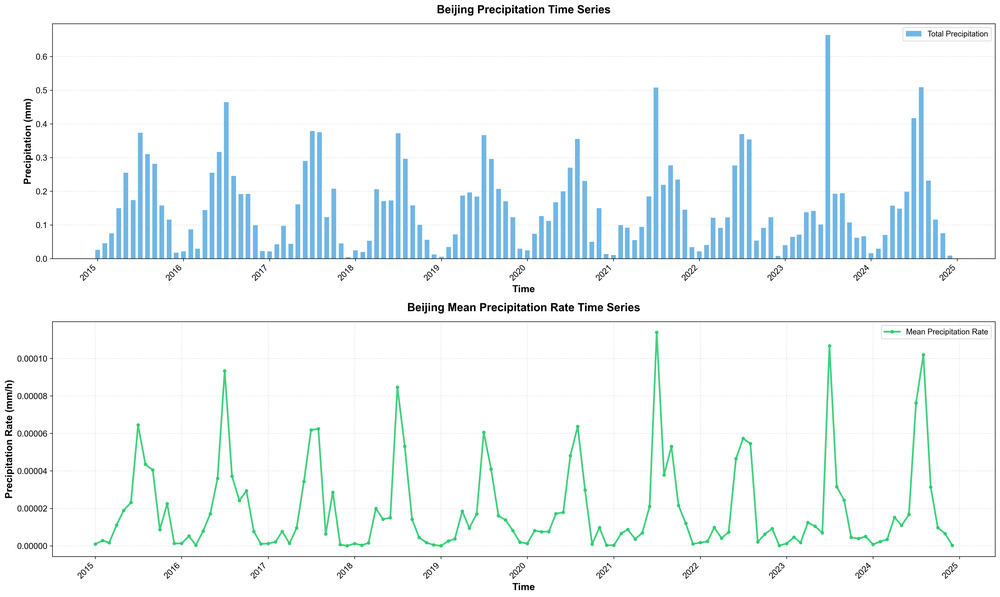
#> input picture Short-essay-Beijing/Statistics/Meteorological/precipitation_analysis.png, 1000 x 597 px, shrunk from 5953 x 3553 before the run; its folder holds only this picture in this run
$ python medical_pm25_detector.py ../Short-essay-Beijing/Statistics/Meteorological
#> lines starting #> are read from the running program, lines starting #| are printed output that depends on the picture; after the words box and inside, x2 and y2 are one past the last pixel; in counts of white or black regions, pixels touching at a corner belong together
import cv2
import numpy as np
import os
import glob
from pathlib import Path
import matplotlib.pyplot as plt
from typing import List, Tuple, Optional
import argparse
import json
from datetime import datetime

class MedicalPM25Detector:
    """
    医疗影像PM2.5区域检测器
    专门用于识别病理切片图中的黑色PM2.5区域
    """

    def __init__(self,
                 black_threshold: int = 50,
                 min_area: int = 100,
                 output_dir: str = "output",
                 save_annotated: bool = True,
                 save_stats: bool = True):
        """
        初始化检测器

        Args:
            black_threshold: 黑色像素阈值 (0-255)
            min_area: 最小区域面积
            output_dir: 输出目录
            save_annotated: 是否保存标注后的图片
            save_stats: 是否保存统计信息
        """
        self.black_threshold = black_threshold
        self.min_area = min_area
        self.output_dir = Path(output_dir)
        self.save_annotated = save_annotated
        self.save_stats = save_stats

        # 创建输出目录
        self.output_dir.mkdir(exist_ok=True)
        self.annotated_dir = self.output_dir / "annotated"
        self.annotated_dir.mkdir(exist_ok=True)

        # 统计信息
        self.stats = {
            "total_images": 0,
            "processed_images": 0,
            "failed_images": 0,
            "total_pm25_area": 0,
            "average_pm25_area": 0,
            "processing_time": 0
        }

    def preprocess_image(self, image: np.ndarray) -> np.ndarray:
        """
        图像预处理

        Args:
            image: 输入图像

        Returns:
            预处理后的图像
        """
        # 转换为灰度图
        if len(image.shape) == 3:
            gray = cv2.cvtColor(image, cv2.COLOR_BGR2GRAY)
        else:
            gray = image.copy()

        # 高斯模糊去噪
        blurred = cv2.GaussianBlur(gray, (5, 5), 0)

        # 直方图均衡化增强对比度
        equalized = cv2.equalizeHist(blurred)

        return equalized

    def detect_black_regions(self, image: np.ndarray) -> Tuple[np.ndarray, List]:
        """
        检测黑色区域

        Args:
            image: 预处理后的图像

        Returns:
            二值化图像和轮廓列表
        """
        # 创建黑色区域掩码
        # 黑色区域像素值小于阈值
        _, black_mask = cv2.threshold(image, self.black_threshold, 255, cv2.THRESH_BINARY_INV)

        # 形态学操作去除噪声
        kernel = cv2.getStructuringElement(cv2.MORPH_ELLIPSE, (3, 3))
        black_mask = cv2.morphologyEx(black_mask, cv2.MORPH_CLOSE, kernel)
        black_mask = cv2.morphologyEx(black_mask, cv2.MORPH_OPEN, kernel)

        # 查找轮廓
        contours, _ = cv2.findContours(black_mask, cv2.RETR_EXTERNAL, cv2.CHAIN_APPROX_SIMPLE)

        # 过滤小面积区域
        filtered_contours = []
        for contour in contours:
            area = cv2.contourArea(contour)
            if area >= self.min_area:
                filtered_contours.append(contour)

        return black_mask, filtered_contours

    def annotate_image(self, image: np.ndarray, contours: List,
                      filename: str) -> np.ndarray:
        """
        在图像上标注检测到的PM2.5区域

        Args:
            image: 原始图像
            contours: 检测到的轮廓
            filename: 文件名

        Returns:
            标注后的图像
        """
        annotated = image.copy()

        # 为每个轮廓绘制边界框和标签
        for i, contour in enumerate(contours):
            # 计算边界框
            x, y, w, h = cv2.boundingRect(contour)
            area = cv2.contourArea(contour)

            # 绘制边界框
            cv2.rectangle(annotated, (x, y), (x + w, y + h), (0, 255, 0), 2)

            # 添加标签
            label = f"PM2.5-{i+1}"
            cv2.putText(annotated, label, (x, y - 10),
                       cv2.FONT_HERSHEY_SIMPLEX, 0.5, (0, 255, 0), 2)

            # 在图像上显示面积信息
            area_text = f"Area: {area:.0f}px"
            cv2.putText(annotated, area_text, (x, y + h + 20),
                       cv2.FONT_HERSHEY_SIMPLEX, 0.4, (255, 0, 0), 1)

        # 添加总体信息
        total_area = sum(cv2.contourArea(c) for c in contours)
        info_text = f"Total PM2.5 regions: {len(contours)}, Total area: {total_area:.0f}px"
        cv2.putText(annotated, info_text, (10, 30),
                   cv2.FONT_HERSHEY_SIMPLEX, 0.7, (0, 0, 255), 2)

        return annotated

    def process_single_image(self, image_path: str) -> dict:
        """
        处理单张图像

        Args:
            image_path: 图像路径

        Returns:
            处理结果字典
        """
        try:
            # 读取图像
            image = cv2.imread(image_path)
            if image is None:
                raise ValueError(f"无法读取图像: {image_path}")

            # 预处理
            processed = self.preprocess_image(image)

            # 检测黑色区域
            black_mask, contours = self.detect_black_regions(processed)

            # 计算统计信息
            total_area = sum(cv2.contourArea(c) for c in contours)

            # 标注图像
            if self.save_annotated:
                annotated = self.annotate_image(image, contours, Path(image_path).name)

                # 保存标注后的图像
                output_path = self.annotated_dir / f"annotated_{Path(image_path).name}"
                cv2.imwrite(str(output_path), annotated)

                # 保存掩码图像
                mask_path = self.annotated_dir / f"mask_{Path(image_path).name}"
                cv2.imwrite(str(mask_path), black_mask)

            return {
                "filename": Path(image_path).name,
                "status": "success",
                "pm25_regions": len(contours),
                "total_area": total_area,
                "average_area": total_area / len(contours) if contours else 0,
                "contours": [cv2.contourArea(c) for c in contours]
            }

        except Exception as e:
            return {
                "filename": Path(image_path).name,
                "status": "failed",
                "error": str(e),
                "pm25_regions": 0,
                "total_area": 0,
                "average_area": 0,
                "contours": []
            }

    def batch_process(self, input_dir: str,
                     extensions: List[str] = ['.jpg', '.jpeg', '.png', '.tiff', '.bmp']) -> dict:
        """
        批量处理文件夹中的图像

        Args:
            input_dir: 输入目录
            extensions: 支持的图像扩展名

        Returns:
            批量处理结果
        """
        input_path = Path(input_dir)
        if not input_path.exists():
            raise ValueError(f"输入目录不存在: {input_dir}")

        # 查找所有图像文件
        image_files = []
        for ext in extensions:
            image_files.extend(glob.glob(str(input_path / f"*{ext}")))
            image_files.extend(glob.glob(str(input_path / f"*{ext.upper()}")))

        if not image_files:
            raise ValueError(f"在目录 {input_dir} 中未找到图像文件")

        print(f"找到 {len(image_files)} 个图像文件")

        # 批量处理
        results = []
        start_time = datetime.now()

        for i, image_path in enumerate(image_files, 1):
            print(f"处理图像 {i}/{len(image_files)}: {Path(image_path).name}")
            result = self.process_single_image(image_path)
            results.append(result)

            if result["status"] == "success":
                print(f"  - 检测到 {result['pm25_regions']} 个PM2.5区域")
                print(f"  - 总面积: {result['total_area']:.0f} 像素")
            else:
                print(f"  - 处理失败: {result['error']}")

        end_time = datetime.now()
        processing_time = (end_time - start_time).total_seconds()

        # 更新统计信息
        self.stats.update({
            "total_images": len(image_files),
            "processed_images": sum(1 for r in results if r["status"] == "success"),
            "failed_images": sum(1 for r in results if r["status"] == "failed"),
            "total_pm25_area": sum(r["total_area"] for r in results if r["status"] == "success"),
            "processing_time": processing_time
        })

        if self.stats["processed_images"] > 0:
            self.stats["average_pm25_area"] = self.stats["total_pm25_area"] / self.stats["processed_images"]

        # 保存统计信息
        if self.save_stats:
            self.save_statistics(results)

        return {
            "statistics": self.stats,
            "results": results
        }

    def save_statistics(self, results: List[dict]):
        """保存统计信息到JSON文件"""
        stats_file = self.output_dir / "processing_statistics.json"

        # 准备保存的数据
        save_data = {
            "timestamp": datetime.now().isoformat(),
            "parameters": {
                "black_threshold": self.black_threshold,
                "min_area": self.min_area
            },
            "statistics": self.stats,
            "detailed_results": results
        }

        with open(stats_file, 'w', encoding='utf-8') as f:
            json.dump(save_data, f, ensure_ascii=False, indent=2)

        print(f"统计信息已保存到: {stats_file}")

    def generate_report(self, results: List[dict]):
        """生成处理报告"""
        report_file = self.output_dir / "processing_report.txt"

        with open(report_file, 'w', encoding='utf-8') as f:
            f.write("医疗影像PM2.5区域检测报告\n")
            f.write("=" * 50 + "\n\n")

            f.write(f"处理时间: {datetime.now().strftime('%Y-%m-%d %H:%M:%S')}\n")
            f.write(f"总图像数: {self.stats['total_images']}\n")
            f.write(f"成功处理: {self.stats['processed_images']}\n")
            f.write(f"处理失败: {self.stats['failed_images']}\n")
            f.write(f"总PM2.5面积: {self.stats['total_pm25_area']:.0f} 像素\n")
            f.write(f"平均PM2.5面积: {self.stats['average_pm25_area']:.0f} 像素\n")
            f.write(f"处理时间: {self.stats['processing_time']:.2f} 秒\n\n")

            f.write("详细结果:\n")
            f.write("-" * 30 + "\n")

            for result in results:
                f.write(f"文件: {result['filename']}\n")
                f.write(f"状态: {result['status']}\n")
                if result['status'] == 'success':
                    f.write(f"PM2.5区域数: {result['pm25_regions']}\n")
                    f.write(f"总面积: {result['total_area']:.0f} 像素\n")
                    f.write(f"平均面积: {result['average_area']:.0f} 像素\n")
                else:
                    f.write(f"错误: {result['error']}\n")
                f.write("\n")

        print(f"处理报告已保存到: {report_file}")


def main():
    """主函数"""
    parser = argparse.ArgumentParser(description="医疗影像PM2.5区域检测器")
    parser.add_argument("input_dir", help="输入图像目录路径")
    parser.add_argument("--output_dir", default="output", help="输出目录")
    parser.add_argument("--black_threshold", type=int, default=50,
                       help="黑色像素阈值 (0-255)")
    parser.add_argument("--min_area", type=int, default=100,
                       help="最小区域面积")
    parser.add_argument("--no_annotated", action="store_true",
                       help="不保存标注后的图像")
    parser.add_argument("--no_stats", action="store_true",
                       help="不保存统计信息")

    args = parser.parse_args()

    # 创建检测器
    detector = MedicalPM25Detector(
        black_threshold=args.black_threshold,
        min_area=args.min_area,
        output_dir=args.output_dir,
        save_annotated=not args.no_annotated,
        save_stats=not args.no_stats
    )

    try:
        # 批量处理
        results = detector.batch_process(args.input_dir)
#> in process_single_image, image is the input picture: shape (597, 1000, 3); mean B, G, R 248.9, 247.6, 242.3
#> in preprocess_image, `gray = cv2.cvtColor(image, cv2.COLOR_BGR2GRAY)`:
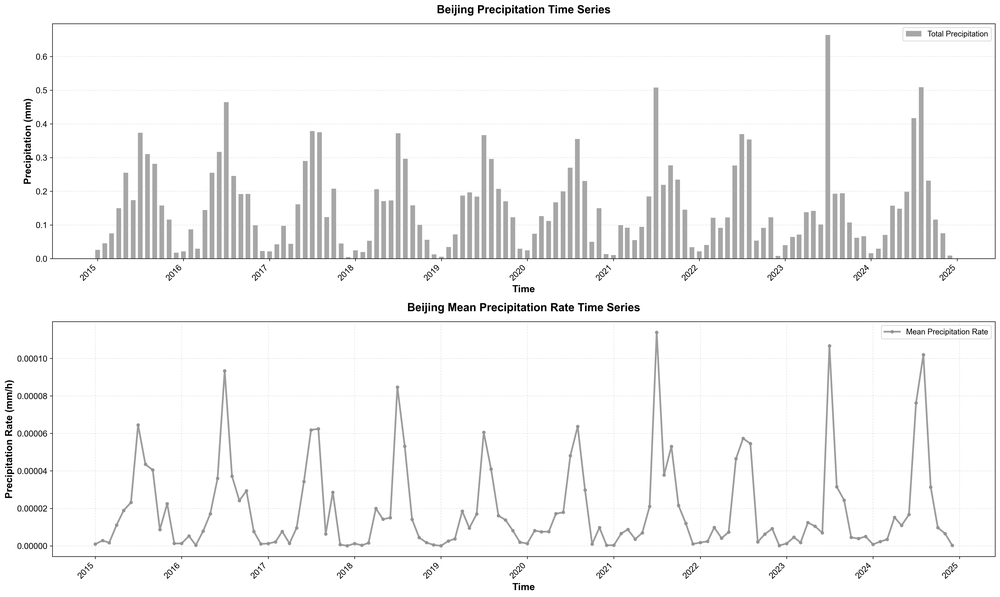
#> gray: shape (597, 1000); min 0, max 255, mean 246.2
#> in preprocess_image, `equalized = cv2.equalizeHist(blurred)`:
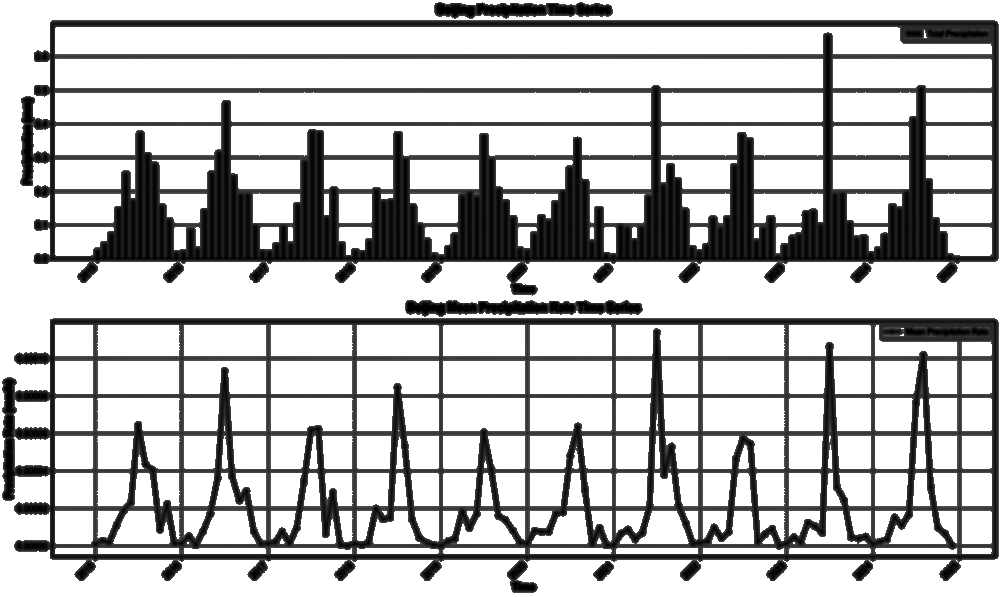
#> equalized: shape (597, 1000); min 0, max 255, mean 190.5
#> in detect_black_regions, `_, black_mask = cv2.threshold(image, self.black_threshold, 255, cv2.TH..`:
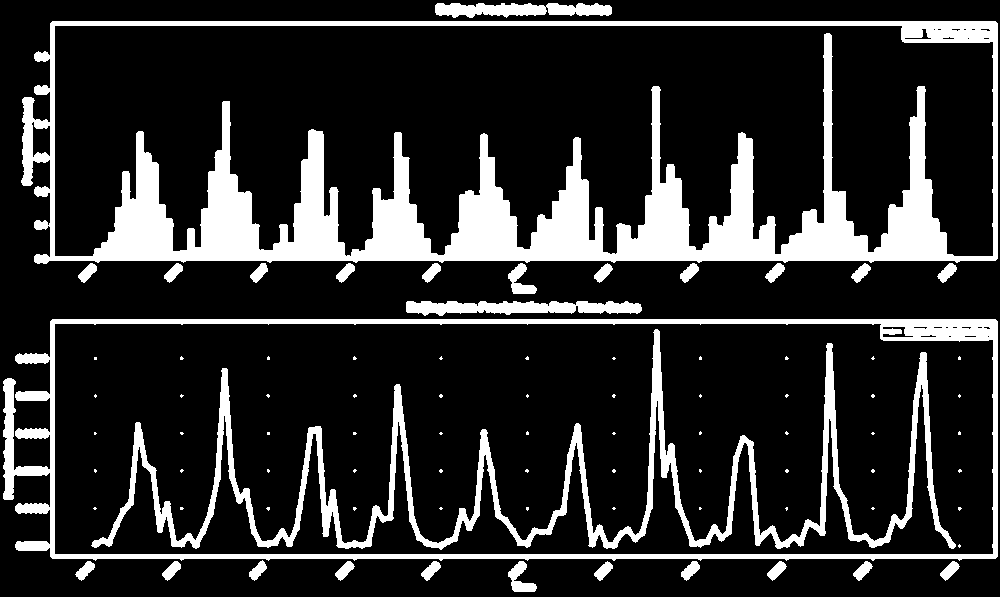
#> black_mask: shape (597, 1000); 18.1% white; 83 white regions (56 under 20 px), largest, box (x1, y1, x2, y2) and area: (21, 21, 998, 264) 60677, (91, 329, 956, 550) 20543, (3, 319, 998, 561) 16715
#> in detect_black_regions, `black_mask = cv2.morphologyEx(black_mask, cv2.MORPH_CLOSE, kernel)`:
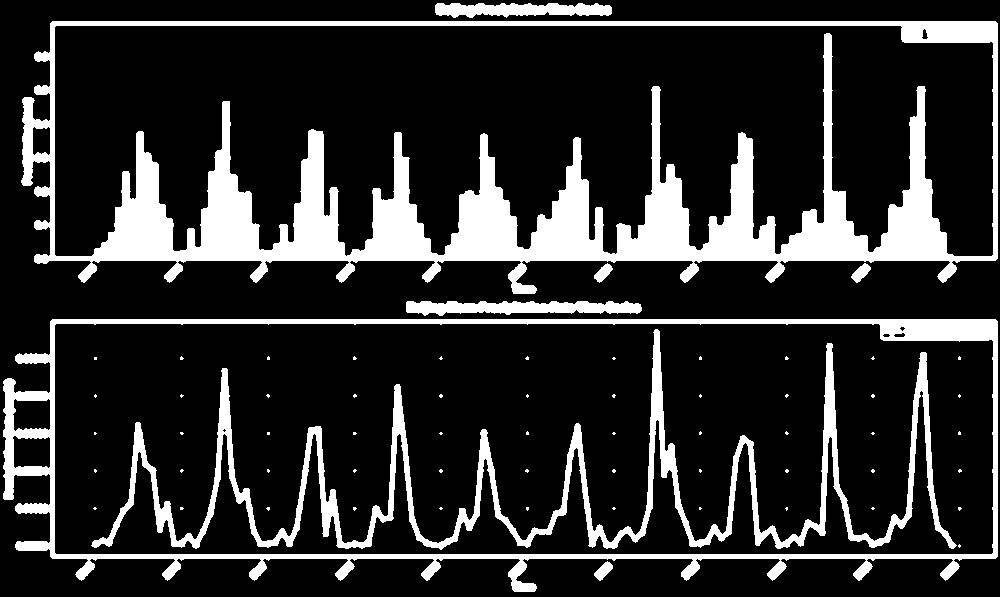
#> black_mask: shape (597, 1000); 18.2% white; 64 white regions (56 under 20 px), largest, box (x1, y1, x2, y2) and area: (21, 21, 998, 294) 63015, (91, 329, 957, 550) 20781, (3, 319, 998, 592) 19258
#> in detect_black_regions, `black_mask = cv2.morphologyEx(black_mask, cv2.MORPH_OPEN, kernel)`: black_mask: shape (597, 1000); 18.2% white; 64 white regions (56 under 20 px)
#> in detect_black_regions, `contours, _ = cv2.findContours(black_mask, cv2.RETR_EXTERNAL, cv2.CHAI..`: contours = 7 contours; box (x1, y1, x2, y2) and area: (3, 319, 998, 592) 233512, (21, 21, 998, 294) 230468, (406, 301, 642, 316) 2278, (435, 3, 612, 18) 1750, (851, 263, 871, 283) 185, (594, 561, 613, 581) 176, (594, 263, 613, 283) 170
#> the loop in detect_black_regions, `for contour in contours:` made 7 passes
#> area on passes 1 to 7: 175.5, 233511.5, 2278.5, 185, 170.5, 230468.5, 1750.5
#> after the loop in detect_black_regions, `for contour in contours:`: filtered_contours has the same summary as contours
#> in process_single_image, `total_area = sum(cv2.contourArea(c) for c in contours)`: total_area = 468540
#> the loop in annotate_image, `for i, contour in enumerate(contours):` made 7 passes
#> (x, y, w, h, area, label, area_text) on passes 1 to 7: (594, 561, 19, 20, 175.5, 'PM2.5-1', 'Area: 176px'), (3, 319, 995, 273, 233511.5, 'PM2.5-2', 'Area: 233512px'), (406, 301, 236, 15, 2278.5, 'PM2.5-3', 'Area: 2278px'), (851, 263, 20, 20, 185, 'PM2.5-4', 'Area: 185px'), (594, 263, 19, 20, 170.5, 'PM2.5-5', 'Area: 170px'), (21, 21, 977, 273, 230468.5, 'PM2.5-6', 'Area: 230468px'), (435, 3, 177, 15, 1750.5, 'PM2.5-7', 'Area: 1750px')
#> after the loop in annotate_image, `for i, contour in enumerate(contours):`:
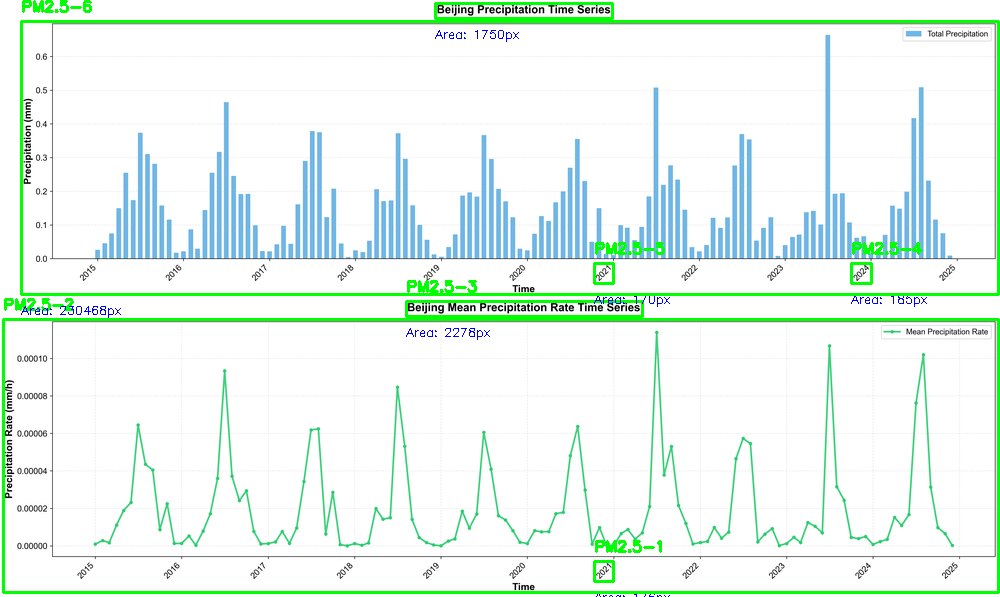
#> annotated: shape (597, 1000, 3); 3.72% of pixels changed, all inside (x1, y1, x2, y2) = (2, 0, 1000, 597)
#> in annotate_image, `cv2.putText(annotated, info_text, (10, 30), cv2.FONT_HERSHEY_SIMPLEX, ..`:
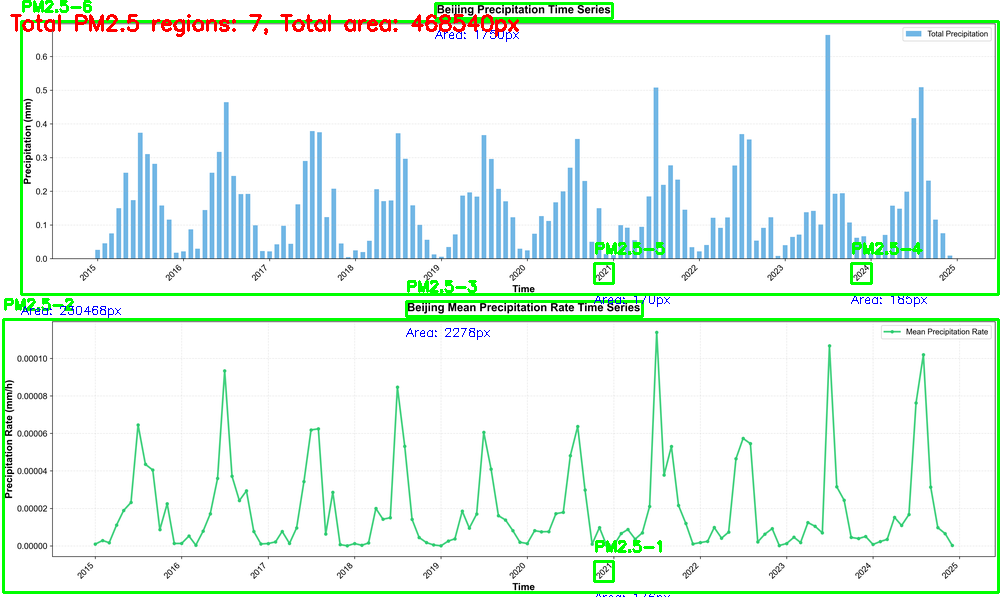
#> annotated: shape (597, 1000, 3); 0.56% of pixels changed, all inside (x1, y1, x2, y2) = (10, 14, 519, 37)
#> in batch_process, `result = self.process_single_image(image_path)`: result = {'filename': 'precipitation_analysis.png', 'status': 'success', 'pm25_regions': 7, 'total_area': 468540, 'average_area': 66934.3, 'contours': [175.5, 233511.5, 2278.5, 185, 170.5, 230468.5, 1750.5]}
#|   - 检测到 7 个PM2.5区域
#|   - 总面积: 468540 像素
#> results = 2 items

        # 生成报告
        detector.generate_report(results["results"])

        print("\n处理完成!")
        print(f"输出目录: {args.output_dir}")

    except Exception as e:
        print(f"处理失败: {e}")


if __name__ == "__main__":
    main()
